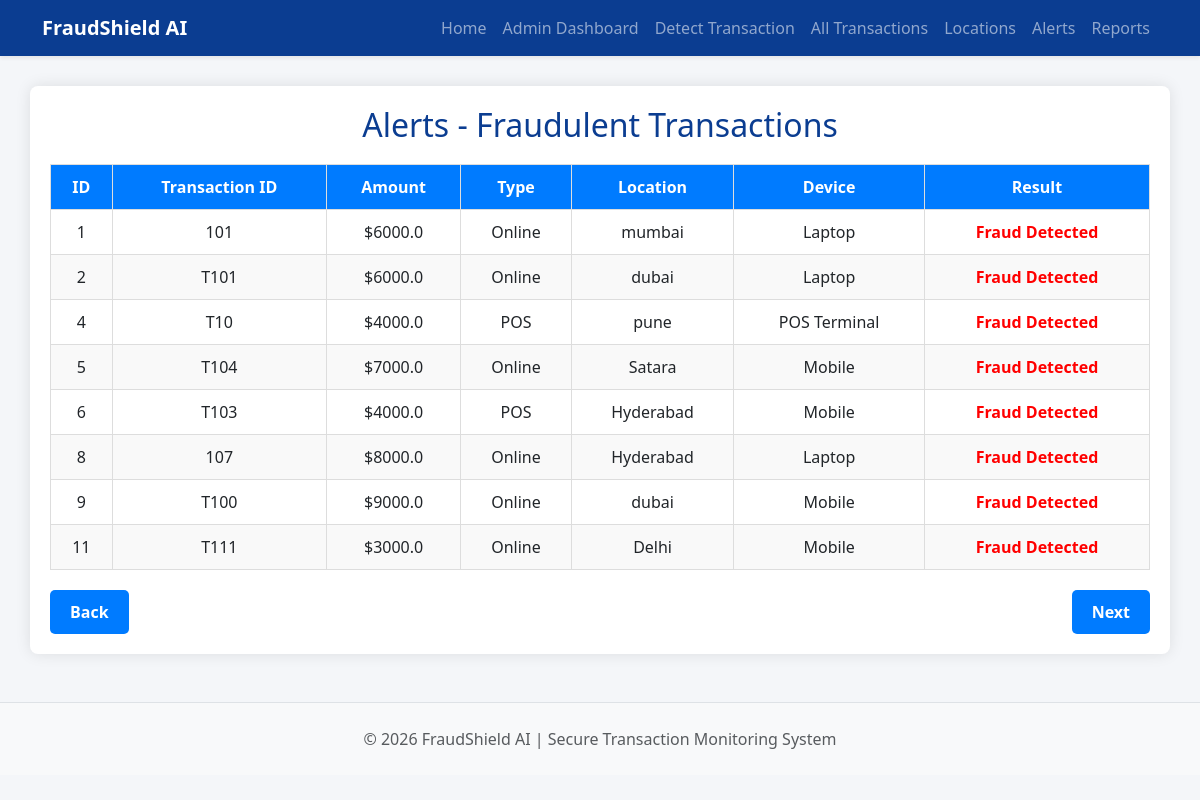
Before: /alerts with the older database file.
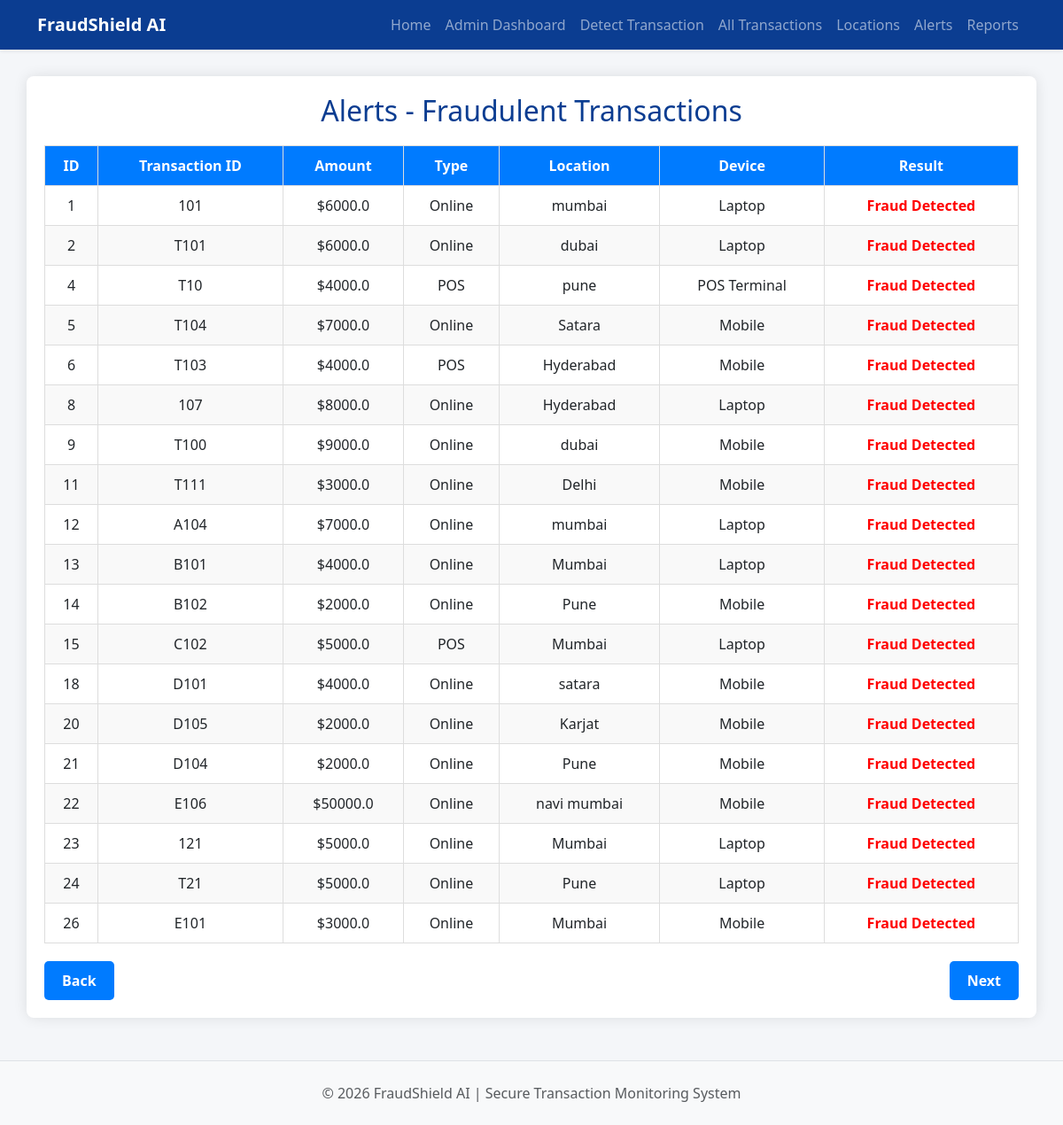
After: the same page with the newer database file.
### tables this page shows
CREATE TABLE transactions (
            id INTEGER PRIMARY KEY AUTOINCREMENT,
            transaction_id TEXT UNIQUE,
            amount REAL,
            transaction_type TEXT,
            location TEXT,
            device TEXT,
            result TEXT
        , alerted INTEGER DEFAULT 0);

### app.py (the view)
@app.route('/alerts')
def alerts():
    conn = get_db_connection()
    cursor = conn.cursor()
    query = "SELECT * FROM transactions WHERE result='Fraud Detected'"
    cursor.execute(query)
    alerts = cursor.fetchall()
    conn.close()
    return render_template('alerts.html', alerts=alerts)

### app.py (called while the page is built)
def get_db_connection():
    conn = sqlite3.connect('transactions.db')  # match your DB
    conn.row_factory = sqlite3.Row
    return conn

### templates/alerts.html (shortened to what this page needs)
{% extends 'base.html' %}
{% block content %}
<div class="alerts-container">
    <h2>Alerts - Fraudulent Transactions</h2>
    <table>
        <thead>
            <tr>
                <th>ID</th>
                <th>Transaction ID</th>
                <th>Amount</th>
                <th>Type</th>
                <th>Location</th>
                <th>Device</th>
                <th>Result</th>
            </tr>
        </thead>
        <tbody>
            {% for a in alerts %}
            <tr>
                <td>{{ a['id'] }}</td>
                <td>{{ a['transaction_id'] }}</td>
                <td>${{ a['amount'] }}</td>
                <td>{{ a['transaction_type'] }}</td>
                <td>{{ a['location'] }}</td>
                <td>{{ a['device'] }}</td>
                <td>
                    {% if a['result'] == "Fraud Detected" %}
                        <span style="color:red;font-weight:bold;">{{ a['result'] }}</span>
                    {% else %}
                        {{ a['result'] }}
                    {% endif %}
                </td>
            </tr>
            {% endfor %}
        </tbody>
    </table>
    <div class="nav-buttons">
        <a href="/locations"> Back</a>
        <a href="/reports">Next </a>
    </div>
</div>
{% endblock %}

Changed rows visible on the page:
added transactions: id "12", transaction_id "A104", amount "7000.0", transaction_type "Online", location "mumbai", device "Laptop", result "Fraud Detected"
added transactions: id "13", transaction_id "B101", amount "4000.0", transaction_type "Online", location "Mumbai", device "Laptop", result "Fraud Detected"
added transactions: id "14", transaction_id "B102", amount "2000.0", transaction_type "Online", location "Pune", device "Mobile", result "Fraud Detected"
added transactions: id "15", transaction_id "C102", amount "5000.0", transaction_type "POS", location "Mumbai", device "Laptop", result "Fraud Detected"
added transactions: id "18", transaction_id "D101", amount "4000.0", transaction_type "Online", location "satara", device "Mobile", result "Fraud Detected"
added transactions: id "20", transaction_id "D105", amount "2000.0", transaction_type "Online", location "Karjat", device "Mobile", result "Fraud Detected"
added transactions: id "21", transaction_id "D104", amount "2000.0", transaction_type "Online", location "Pune", device "Mobile", result "Fraud Detected"
added transactions: id "22", transaction_id "E106", amount "50000.0", transaction_type "Online", location "navi mumbai", device "Mobile", result "Fraud Detected"
added transactions: id "23", transaction_id "121", amount "5000.0", transaction_type "Online", location "Mumbai", device "Laptop", result "Fraud Detected"
added transactions: id "24", transaction_id "T21", amount "5000.0", transaction_type "Online", location "Pune", device "Laptop", result "Fraud Detected"
added transactions: id "26", transaction_id "E101", amount "3000.0", transaction_type "Online", location "Mumbai", device "Mobile", result "Fraud Detected"
